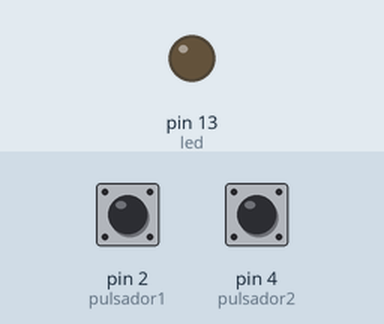
A sketch run on a simulated Arduino Uno, built with avr-gcc and run on an emulated ATmega328P. On the bench: output pins drawn as LEDs (lit = HIGH). The inputs (shaded band) are chosen by the test bench; at power-on: pin 2 (pulsador1) LOW, pin 4 (pulsador2) LOW.

Above: at 1.2 s.
1.3 s: pin 2 (pulsador1) pulled HIGH for 0.15 s
At 2.4 s:
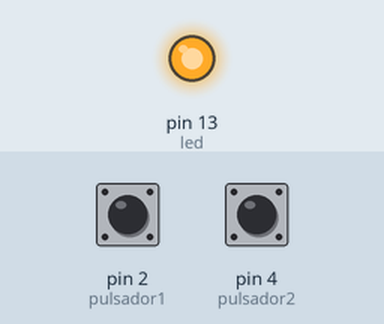
2.9 s: pin 4 (pulsador2) pulled HIGH for 0.15 s
At 3.6 s:
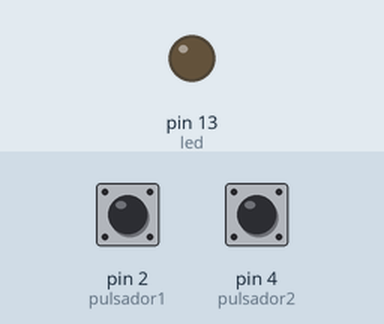
4.5 s: pin 2 (pulsador1) pulled HIGH for 1 s
At 4.8 s:
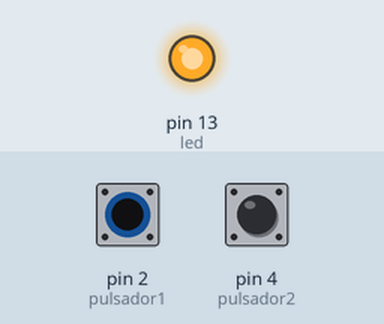
Timing chart, 0 to 7.5 s (numbered marks = the images above; inputs shaded):
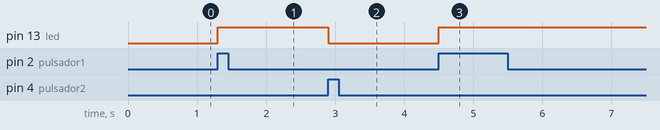

The sketch:

LED-Encender_y_apagar_con_dos_pulsadores.ino
```cpp
//ENCENDER Y APARGAR LED CON 2 PULSADORES
//
//con el primer pulsador enciende el led
//con el segundo pulsador se apaga el led
//
//------------------------
//
//
//DECLARACION DE VARIABLES
//-------------------------
int led=13;        //le damon un nombre al pin 13 mas concretamente led
int pulsador1=2;  //le damos un nombre al pin 2 mas concretamente pulsador1
int pulsador2=4;    //le damos un nombre al pin 3 mas concretamente pulsador2
//-------------------------
//
//
//FUNCION PRINCIPAL
//-------------------------
void setup(){    //se ejecuta cada vez que el arduino se ejecuta
  pinMode(led,OUTPUT);      //configuro led como salida
  pinMode(pulsador1,INPUT);  //confiduro pulsador1 como entrada
  pinMode(pulsador2,INPUT);  //configuro pulsador2 como entrada
}
//-------------------------
//
//
//FUNCION CICLICA
//-------------------------
void loop(){    //esta funcion se mantiene ejecutando
  if(digitalRead(pulsador1)==HIGH){  //si el pulsador1 esta en alto
    digitalWrite(led,HIGH);   //encender led
  }
  else if(digitalRead(pulsador2)==HIGH){  //si el pulsador2 esta en alto
    digitalWrite(led,LOW);    //apago el led
  }
}
//-------------------------
//FIN PROGRAMA
```

Measured:
- after the input at 1.3 s, pin 13 (led): LOW → HIGH at once
- after the input at 2.9 s, pin 13 (led): HIGH → LOW at once
- after the input at 4.5 s, pin 13 (led): LOW → HIGH at once
